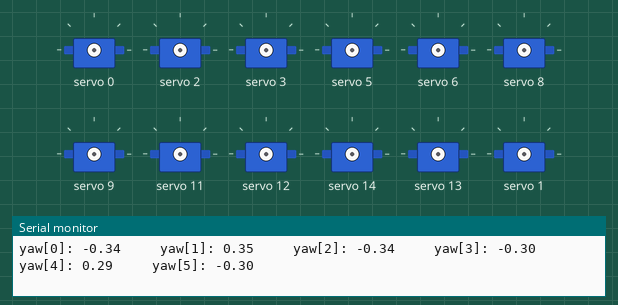
This program was run on a simulated Arduino Uno, built with avr-gcc and run on an emulated ATmega328P. Shown: 12 × servo, the last lines printed to the serial monitor.

Above: at 0.1 s.
At 10.08 s:
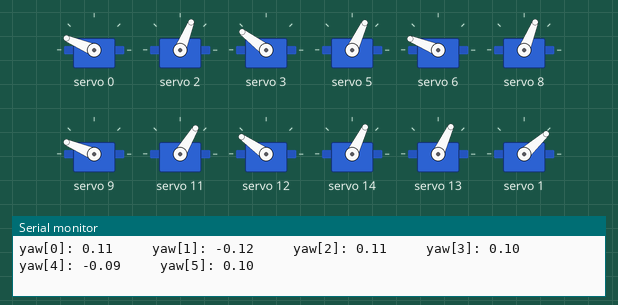
At 19.97 s:
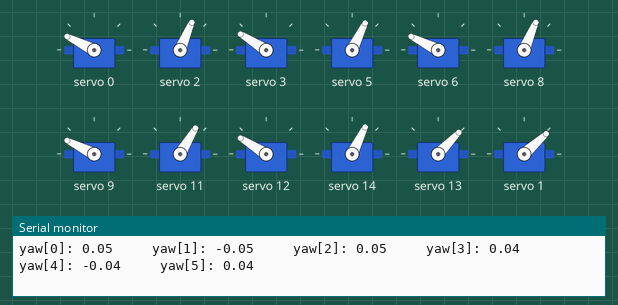
At 32.38 s:
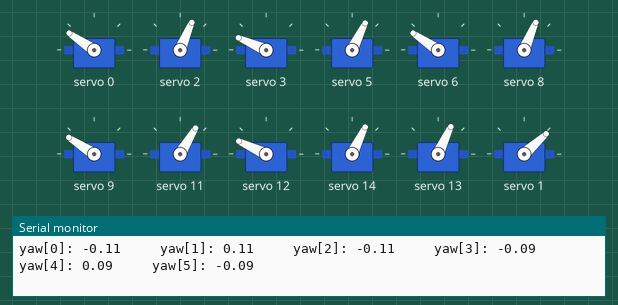
At 39.79 s:
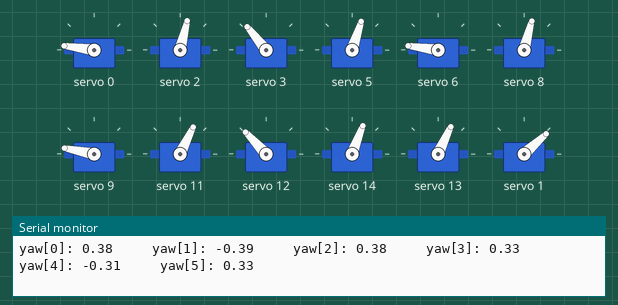
Timing chart, 0 to 40.0 s (numbered marks = the images above):
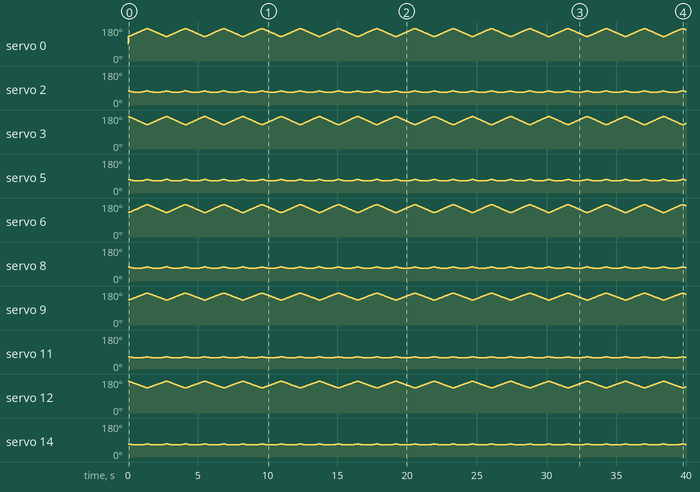

The program:

main.cpp
```cpp
#define BAUDRATE 57600       // The baudrate that we want to use
#define BAUD_PRESCALER (((F_CPU / (BAUDRATE * 16UL))) -1) // This calculates the BAUD_Prescaler for us

#define STEP_LENGTH 50 // Max length of a step in mm
#define FORELEG_LENGTH 60 // mm
#define THIGH_LENGTH 65 // mm
#define LEG_DISTANCE 70 // Vertical distance between separate legs in mm
#define DELTA 115 // Horizontal distanc between robot center and leg tips
#define X_OFFSET 50 // Horizontal distanc between robot center and yaw joint
#define SERVOMIN  240 // This is the 'minimum' pulse length count (out of 4096)
#define YAWMIN 370
#define YAWMAX 490
#define PITCHMIN 200
#define PITCHMAX 250
#define BENDMIN 230
#define BENDMAX	350
#define SERVOMAX  410 // This is the 'maximum' pulse length count (out of 4096)
#define SERVO_FREQ 50 // Analog servos run at ~50 Hz updates
#define PITCH_SCALER 1.5

#define PUT_DOWN 0
#define PROPEL 1
#define LIFT_UP 2

// #include <Arduino.h>
#include <stdio.h>
#include <Wire.h>
#include <SPI.h>
#include <math.h>
#include <avr/io.h>
#include <avr/interrupt.h>

#include <Adafruit_PWMServoDriver.h>

// Called this way, it uses the default address 0x40
Adafruit_PWMServoDriver pwm = Adafruit_PWMServoDriver();


uint8_t isright = 1; // Variable for prioritizing left or right side in a step (1 = true, 0 = false)
uint8_t L_step_state = LIFT_UP; // 0,1,2
uint8_t R_step_state = PROPEL; // 0,1,2


int timer_overflow = 0;
int neg; // Multiplication factor for turning
int turning = -1; // Whether Gort. is turning. 0 = not, 1 = left, -1 = right
int forward = -1; // Whether Gort. is moving forwards (1) or backwards (-1)

float speed = 15; // Walking speed in mm/s
float step_distance = 0; // Distance Gort. has traveled since the start of the step
float R = 1000; // Turning radius in mm
float phi;

float pitch[6]; // Motor step_distances for pitch (up down shoulder motion)
float yaw[6]; // Motor step_distances for yaw (forward and back)
float bend[6]; // Motor step_distances for bending the knee

int leg_pos_x[2] = {-X_OFFSET, X_OFFSET};
int leg_pos_y[6] = {LEG_DISTANCE, 0, -LEG_DISTANCE};

void calculate(void);
void actuate(void);

void leg_back(uint8_t);
void propel(uint8_t);


void setup(){
	Serial.begin(9600);
	Serial.println("8 channel Servo test!");

	pwm.begin();

	pwm.setOscillatorFrequency(27000000);
	pwm.setPWMFreq(SERVO_FREQ);  // Analog servos run at ~50 Hz updates

  	delay(10);


  	TCCR2B |= (1 << CS22) | (1<< CS21) | (1 << CS20); // Set prescaler to 1024 and start Timer2
  	TIMSK2 |= (1 << TOIE2); // Overflow interrupt enable
	speed *= forward;

	UBRR0H = (uint8_t)(BAUD_PRESCALER>>8);
	UBRR0L = (uint8_t)(BAUD_PRESCALER);
	UCSR0B |= (1 << RXCIE0) | (1 << RXEN0); // RX receibe interrupt enable and RX receive enable

	UCSR0C = (1 << UCSZ01) | (1<<UCSZ00); /* 8-bit data, no parity*/
	UCSR0B = (1 << RXEN0) | (1 << TXEN0);   /* Enable RX and TX */


	sei(); // Enable global interrupts
}

void loop(){
  	// if(speed < 0) forward = -1;
  	// else forward = 1;
	// Motors are grouped by function, not leg
	float time_elapsed = (TCNT2 + timer_overflow*1024)*0.000064; // Load time elapsed since last calculation (accounting for overflow by addig the max value of Timer0 timer_overflow times)
	timer_overflow = 0;
	float distance_to_actuate = speed*time_elapsed; // Calculate distance to reach before next calculation (in mm)
	step_distance += distance_to_actuate; // Update step_distance
	// Serial.print("stepdist: ");
	// Serial.print(step_distance);

	if((abs(step_distance)) >= STEP_LENGTH) {
		isright ^= 1; // Toggle side
		L_step_state++;
		R_step_state++;
		step_distance = 0;
	}

	calculate();
	actuate();

	TCCR2B |= (1 << CS22) | (1<< CS21) | (1 << CS20); // Restart Timer0
    // }

}

void calculate(void){
	for(int i=0; i<3; i++){
		propel(2*i + isright); // Goes until 4 + isright on every other loop
		leg_back(2*i + (1 - isright)); // Goes until 4 + isright

	}
	// if((step_distance >= STEP_LENGTH/2) && (L_step_state == LIFT_UP)) (L_step_state = PUT_DOWN);
	if((abs(step_distance)) >= STEP_LENGTH/2){
		if(L_step_state == LIFT_UP) (L_step_state = PUT_DOWN);
		if(R_step_state == LIFT_UP) (R_step_state = PUT_DOWN);
	}

	// Serial.print("L_step_state: ");
	// Serial.print(L_step_state);
	// Serial.print("     R_step_state: ");
	// Serial.print(R_step_state);
	// Serial.print("     step_distance: ");
	// Serial.print(step_distance);
	Serial.print("yaw[0]: ");
	Serial.print(yaw[0]);
	// Serial.print("     pitch[0]: ");
	// Serial.print(pitch[0]);
	// Serial.print("     bend[0]: ");
	// Serial.print(bend[0]);
	// Serial.print("     pitch[1]: ");
	// Serial.println(pitch[1]);


	Serial.print("     yaw[1]: ");
	Serial.print(yaw[1]);
	Serial.print("     yaw[2]: ");
	Serial.print(yaw[2]);
	Serial.print("     yaw[3]: ");
	Serial.print(yaw[3]);
	Serial.print("     yaw[4]: ");
	Serial.print(yaw[4]);
	Serial.print("     yaw[5]: ");
	Serial.println(yaw[5]);
}

void propel(uint8_t leg_number){

	phi = -forward*((abs(step_distance) - (float)STEP_LENGTH/2))/R;
	// Serial.print("phi: ");
	// Serial.print(phi);

	// //// Serial.print("     Max's thing: ");
	// //// Serial.print(step_distance - STEP_LENGTH);

	if((turning < 0 && leg_number < 3) || (turning > 0 && leg_number > 2)) neg = 1;
	else (neg = -1);
	//// Serial.print("	neg: ");
	//// Serial.print(neg);

	// if(!turning){
	// 	yaw[leg_number] = atan((step_distance - (float)STEP_LENGTH/2)/(float)THIGH_LENGTH); // Start with negative values

	// 	float bend_offset = cos(yaw[leg_number])*FORELEG_LENGTH - 43.3013; // cos(yaw[leg_number])*LEG_LENGTH - cos(0.52)*LEG_LENGTH
	// 	bend[leg_number] = asin(bend_offset/FORELEG_LENGTH); // Random scaler
	// }

	float alpha; // Leg-specific turning angle in radian|
	float r;
	float rho;
	float leg_x; //Leg-specific x-position from origin while turning
	float leg_y; //Leg-specific y-position from origin while turning

	alpha = (atan(leg_pos_y[leg_number%3]/(R + neg*DELTA)));
	// Serial.print("	alpha: ");
	// Serial.print(alpha);

	phi += alpha;
	// Serial.print("	phi2: ");
	// Serial.print(phi);

	if(sin(alpha)) r = abs(LEG_DISTANCE/sin(alpha));
	else r = R + neg*DELTA;
	// Serial.print("	r: ");
	// Serial.print(r);

	leg_x = turning*(r*cos(phi) - R*cos(phi));
	// Serial.print("	leg_x: ");
	// Serial.print(leg_x);
	leg_y = r*sin(phi);
	// Serial.print("	leg_y: ");
	// Serial.print(leg_y);

	yaw[leg_number] = atan((leg_y - leg_pos_y[leg_number%3])/(leg_x - leg_pos_x[leg_number/3]));
	// Serial.print("	yaw[0]: ");
	// Serial.print(yaw[leg_number]);
	// yaw[leg_number] = atan((leg_y - 0)/(leg_x - (-DELTA)));
	rho = sqrt(pow((leg_x - leg_pos_x[leg_number/3]), 2) + pow((leg_y - leg_pos_y[leg_number%3]), 2));
	// Serial.print("	rho: ");
	// Serial.println(rho);

	bend[leg_number] = asin((rho - FORELEG_LENGTH)/FORELEG_LENGTH);
	// //Serial.print("	bend[0]: ");
	// //Serial.println(bend[leg_number]);

}

void leg_back(uint8_t leg_number){

	phi = forward*((abs(step_distance) - (float)STEP_LENGTH/2))/R;
	// Serial.print("phi: ");
	// Serial.print(phi);

	// //// Serial.print("     Max's thing: ");
	// //// Serial.print(step_distance - STEP_LENGTH);

	if((turning < 0 && leg_number < 3) || (turning > 0 && leg_number > 2)) neg = 1;
	else (neg = -1);
	//// Serial.print("	neg: ");
	//// Serial.print(neg);

	// if(!turning){
	// 	yaw[leg_number] = atan((step_distance - (float)STEP_LENGTH/2)/(float)THIGH_LENGTH); // Start with negative values

	// 	float bend_offset = cos(yaw[leg_number])*FORELEG_LENGTH - 43.3013; // cos(yaw[leg_number])*LEG_LENGTH - cos(0.52)*LEG_LENGTH
	// 	bend[leg_number] = asin(bend_offset/FORELEG_LENGTH); // Random scaler
	// }

	float alpha; // Leg-specific turning angle in radian|
	float r;
	float rho;
	float leg_x; //Leg-specific x-position from origin while turning
	float leg_y; //Leg-specific y-position from origin while turning

	alpha = (atan(leg_pos_y[leg_number%3]/(R + neg*DELTA)));
	// Serial.print("	alpha: ");
	// Serial.print(alpha);

	phi += alpha;
	// Serial.print("	phi2: ");
	// Serial.print(phi);

	if(sin(alpha)) r = abs(LEG_DISTANCE/sin(alpha));
	else r = R + neg*DELTA;
	// Serial.print("	r: ");
	// Serial.print(r);

	leg_x = turning*(r*cos(phi) - R*cos(phi));
	// Serial.print("	leg_x: ");
	// Serial.print(leg_x);
	leg_y = r*sin(phi);
	// Serial.print("	leg_y: ");
	// Serial.print(leg_y);

	yaw[leg_number] = atan((leg_y - leg_pos_y[leg_number%3])/(leg_x - leg_pos_x[leg_number/3]));
	// Serial.print("	yaw[0]: ");
	// Serial.print(yaw[leg_number]);
	// yaw[leg_number] = atan((leg_y - 0)/(leg_x - (-DELTA)));
	rho = sqrt(pow((leg_x - leg_pos_x[leg_number/3]), 2) + pow((leg_y - leg_pos_y[leg_number%3]), 2));
	// Serial.print("	rho: ");
	// Serial.println(rho);

	bend[leg_number] = asin((rho - FORELEG_LENGTH)/FORELEG_LENGTH);
	// //Serial.print("	bend[0]: ");
	// //Serial.println(bend[leg_number]);

	if(((L_step_state == LIFT_UP) && !(leg_number%2)) || ((R_step_state == LIFT_UP) && (leg_number%2))){ // Lift up
		pitch[leg_number] = (-(float)PITCH_SCALER)*yaw[leg_number]; // Random scaler
	}
	else pitch[leg_number] = (float)PITCH_SCALER*yaw[leg_number]; // Put down
}

void actuate(void){
	float pitch_pulse[6];

	for(int j=0; j<6; j++){
		yaw[j] = yaw[j]*(YAWMAX - YAWMIN)/(60*PI/180) + (float)(YAWMAX+YAWMIN)/2; // Range: -40°, 30°
		pitch_pulse[j] = pitch[j]*(PITCHMAX - PITCHMIN)/((0-20)*PI/180) + PITCHMIN;
		bend[j] = bend[j]*(BENDMAX - BENDMIN)/((15+20)*PI/180) + BENDMIN; // Range: -60°, 25°
	}
	for(int k=0; k<5; k++){
		if((yaw[k] < YAWMAX) && (yaw[k] > YAWMIN)) pwm.setPWM(3*k, 0, yaw[k]);
		if((pitch_pulse[k] < PITCHMAX) && (pitch_pulse[k] > PITCHMIN)) pwm.setPWM(3*k+1, 0, pitch_pulse[k]);
		if((bend[k] < BENDMAX) && (bend[k] > BENDMIN)) pwm.setPWM(3*k+2, 0, bend[k]);
	}

}


ISR(TIMER2_OVF_vect){ // On Timer0 overflow
    timer_overflow++;
}

// ISR(USART_RX_vect){
// 	volatile unsigned char received_data = UDR0;

// }
```
